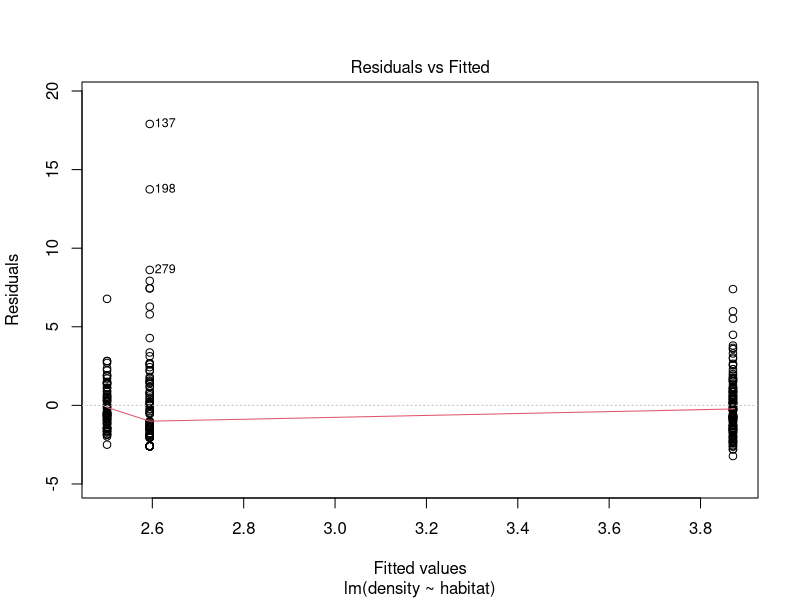
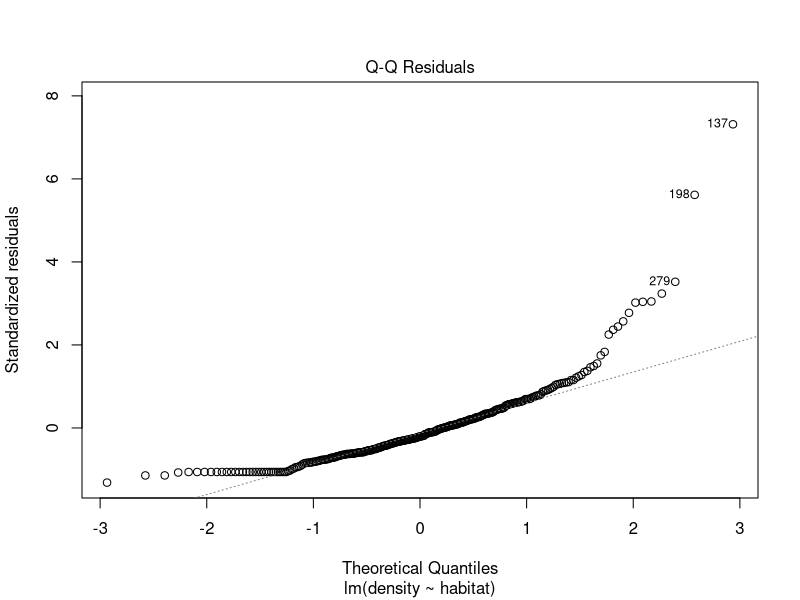
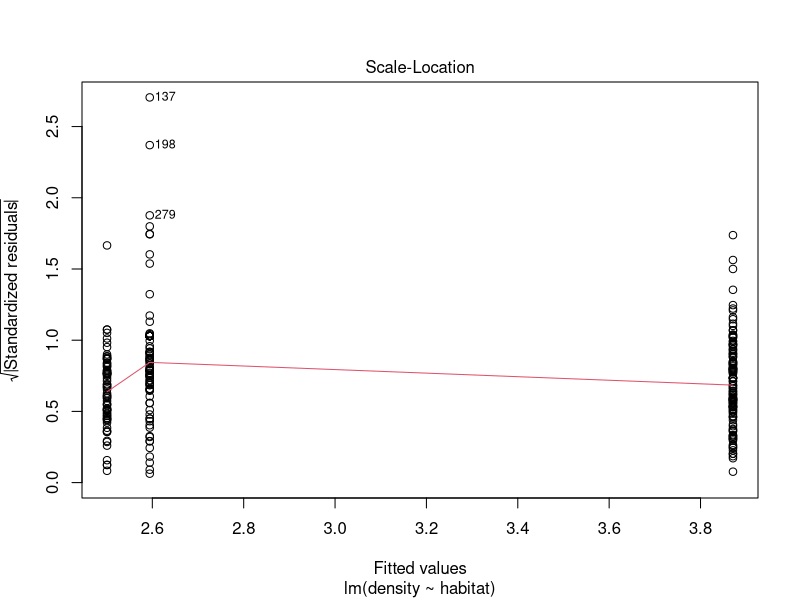
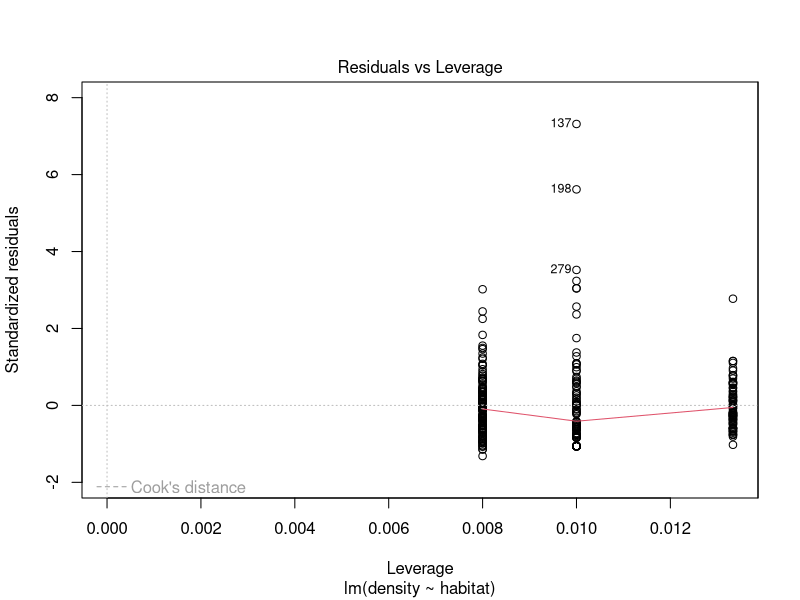

These figures' R source, in order: (Note: this script raises an error after producing the figures.)
## ---- chunk 1
#a
#Initialising the enviroment
setwd("~/Desktop/Statistical Computing/CW/Statistical-Computing-CW1")
eco.df <- read.table("ecoStudy.txt",header = T)
#Turning habitat variable into factor for later plotting and analysis using it
eco.df$habitat <- factor(eco.df$habitat,levels=c("A","B","C"),labels=c("A","B","C"))
attach(eco.df)
## ---- chunk 2
q1_check <- lm(density~habitat,data=eco.df)
#f-stat and p-value the same as those calculated
summary(q1_check)
plot(q1_check)
## ---- chunk 3
testFunc1<- function(x,alpha,beta,p){
  
    #checking input arguments are valid 
  if(is.numeric(x)==F || setequal(x,abs(x))==F){
    stop("x is not a numeric vector of only positive values")
    
  }else if(length(alpha)!=2 || is.numeric(alpha)==F || setequal(alpha,abs(alpha))==F){
    stop("alpha needs to a numeric vector of length 2 of positive values")
    
  }else if(length(beta)!=2 || is.numeric(beta)==F || setequal(beta,abs(beta))==F){
    stop("beta needs to a numeric vector of length 2 of positive values")
    
  }else if(is.numeric(p)==F || length(p)!=1 || p>1 || p<0){
    stop("p must be a single numeric value between 0 and 1 inclusive")
  }
  
  pdf <- (p*((x^(alpha[1]-1))*exp(-beta[1]*x)*beta[1]^alpha[1])/gamma(alpha[1]))+
    ((1-p)*(x^(alpha[2]-1)*exp(-beta[2]*x)*beta[2]^alpha[2])/gamma(alpha[2]))
  
 joint.log.pdf <- log(prod(pdf))
 
 return(joint.log.pdf)
}

x <- c(0.06, 2.32, 4.81, 0.02, 2.33, 2.18, 0.83, 2.45, 2.10, 3.27)
alpha <- c(0.5, 6)
beta <- c(0.5, 2.5)
p <- 0.35

round(testFunc1(x,alpha,beta,p),3)
## ---- chunk 4
#testing all possible combos 

x<-c("a",3,4)
testFunc1(x,alpha,beta,p)

x<-c(3,3,4,7,-3,5,6)
testFunc1(x,alpha,beta,p)

x <- c(0.06, 2.32, 4.81, 0.02, 2.33, 2.18, 0.83, 2.45, 2.10, 3.27)

alpha<-c(3,3,4)
testFunc1(x,alpha,beta,p)

alpha<-c(3,"a")
testFunc1(x,alpha,beta,p)

alpha<-c(3,-2)
testFunc1(x,alpha,beta,p)

alpha <- c(0.5, 6)

beta<-c(3,3,4)
testFunc1(x,alpha,beta,p)

beta<-c(3,"a")
testFunc1(x,alpha,beta,p)

beta<-c(3,-2)
testFunc1(x,alpha,beta,p)

beta <- c(0.5, 2.5)

p<-"a"
testFunc1(x,alpha,beta,p)

p<-c(1,2)
testFunc1(x,alpha,beta,p)

p<-1.5
testFunc1(x,alpha,beta,p)

p<--0.2
testFunc1(x,alpha,beta,p)
## ---- chunk 5
testFunc2 <- function(x,alpha,beta,p,q,k){
  
  g <- sin((1/(2*alpha))*log(((gamma(x+beta)^k)*(p^alpha)*(q^beta))/((gamma(alpha)^k)*(gamma(beta)^k))))
  
  return(g)
}

smoothCurve <- function(x,alpha,beta,p,q,k){
  #To calculate g(x) I split up the term to allow for easier manual 
  #checking of values and reduce errors due to missing a bracket
  
  #calculating numerator and denominator in log term of g(x) function
  numerator <- (gamma(x+beta)^k)*(p^alpha)*(q^beta)
  denominator <- (gamma(alpha)^k)*(gamma(beta)^k)
  
  #combining parts of g(x) to calculate value of g(x)
  g <- sin((1/(2*alpha))*log(numerator/denominator))
  
  return(g)
}


smoothCurve(2,2.1,0.5,3,6,2)
testFunc2(2,2.1,0.5,3,6,2)

#same values :)
## ---- chunk 6
testFunc3 <- function(xVec,alpha,beta,p,q,k){
  interval.area <- rep(0,length(xVec-1))
  
  for (i in 2:length(xVec)){
    interval.area[i-1] <- (xVec[i]-xVec[i-1])*abs(testFunc2((xVec[i]+xVec[i-1])/2,alpha,beta,p,q,k))
  }
  
  area.total <- sum(interval.area)
  return(area.total)
  
}

xVec <- seq(from=2,to=8.5,by=0.01)

testFunc3(xVec,2.1,0.5,3,6,2)
## ---- chunk 7
xSeqList <- list(seq(from=3.5,to=8,by=0.01),seq(from=2,to=4.3,by=0.1),seq(from=1.07,to=9.012,by=0.001))

testFunc3(seq(from=3.5,to=8,by=0.01),1.9,0.75,2.15,7,1.65)+
  testFunc3(seq(from=2,to=4.3,by=0.1),1.9,0.75,2.15,7,1.65)+
  testFunc3(seq(from=1.07,to=9.012,by=0.001),1.9,0.75,2.15,7,1.65)
## ---- chunk 8
#Testing Q4
testFunc4 <- function(weatherSeq,trProbs,initProbs){
  
  transition.prob<- rep(0,length(weatherSeq))
  
  if (weatherSeq[1]=="s"){
    transition.prob[1] <- initProbs[1]
  }else if (weatherSeq[1]=="c"){
    transition.prob[1] <- initProbs[2]
  }else if (weatherSeq[1]=="r"){
    transition.prob[1] <- initProbs[3]
  }
  
  weatherSeq.num <- ifelse(weatherSeq=="s",1,ifelse(weatherSeq=="c",2,3))
  
  
  for (i in 2:length(weatherSeq)){
  transition.prob[i] <- trProbs[weatherSeq.num[i-1],weatherSeq.num[i]]
  }
  
  log.prob <- log(prod(transition.prob))
  return(log.prob)
}

# s c r
weatherSeq <- c("c","s","c","r","s","s")
trProbs <- matrix(c(0.5,0.4,0.1,0.33,0.35,0.32,0.3,0.3,0.4),nrow=3,ncol=3,byrow = T)
initProbs <- c(0.45,0.25,0.3)

testFunc4(weatherSeq,trProbs,initProbs)
## ---- chunk 9
weatherColourProbs <- function(colourSeq,emitProbs,weatherSeq,trProbs,initProbs){
  #We can rearrange the joint probability to be probability to observe
  #the sequence of weather multiplied by the probability of our friend choosing a certain
  #jacket colour given the weather condition for each day
  
  #calculate probabilities for weather sequence as before
  total.weather.prob <- exp(weatherSeqProb(weatherSeq,trProbs,initProbs))
  
  #Creating numeric vectors of weather and jacket sequence
  weatherSeq.numeric <- ifelse(weatherSeq=="s",1,ifelse(weatherSeq=="c",2,3))
  colourSeq.numeric <- ifelse(colourSeq=="B",1,2)
  
  #Creating vector to store the probabilities of selecting the ith jacket colour  
  #given the ith weather condition in the sequence
  colour.trans.prob <- rep(0,length(colourSeq))
  for (i in 1:length(colourSeq)){
    #Storing prob of selecting the jacket in the ith sequence position for the ith weather condition in the sequence
    colour.trans.prob[i] <- emitProbs[weatherSeq.numeric[i],colourSeq.numeric[i]]  
  }
  
  #calculating log of total probability of observing sequence of weather and jacket colour
  log.total.prob <- log(total.weather.prob*prod(colour.trans.prob))

  return(log.total.prob)
}

weatherSeq <- c("r","s","c")
colourSeq <- c("B","W","W")
initProbs <- c(0.35,0.45,0.2)
trProbs <- matrix(c(0.55,0.25,0.2,0.25,0.35,0.4,0.2,0.15,0.65),nrow=3,ncol=3,byrow = T)
emitProbs <- matrix(c(0.2,0.8,0.55,0.45,0.9,0.1),nrow=3,ncol=2,byrow = T)

weatherColourProbs(colourSeq,emitProbs,weatherSeq,trProbs,initProbs)
